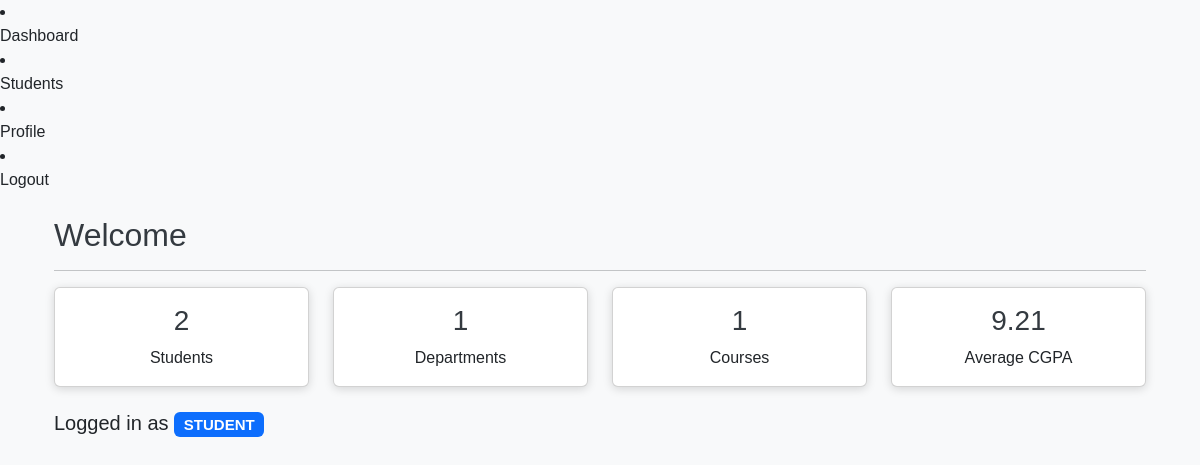
The app's page /students/ (signed in), older data.
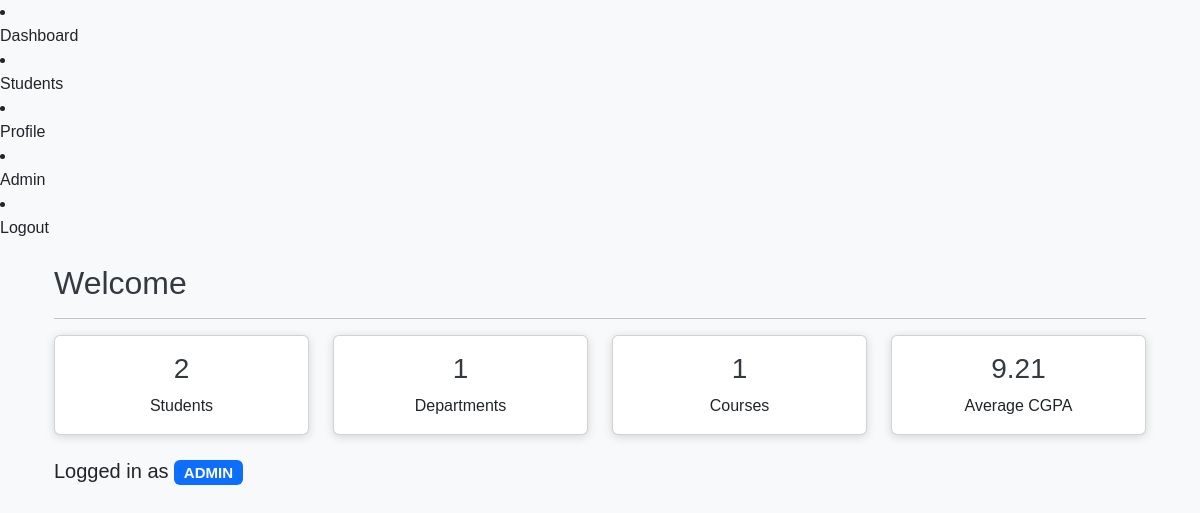
The same page, newer data.
### accounts/models.py (models this page shows, shortened)
class CustomUser(AbstractUser):
    ROLE_CHOICES=(
        ('ADMIN','Admin'),
        ('STUDENT','Student'),
        ('TEACHER','Teacher')
    )
    phone=models.CharField(max_length=20,blank=True)
    profile_picture=models.ImageField(upload_to='profile_pictures',blank=True,null=True)
    role=models.CharField(max_length=20,choices=ROLE_CHOICES,default='STUDENT')

### students/views.py (the view)
# urls.py: path("", HomeView.as_view(), name="home"),
class HomeView(LoginRequiredMixin, TemplateView):
    template_name = "home.html"
    def get_context_data(self, **kwargs):
        context = super().get_context_data(**kwargs)
        context["total_students"] = Student.objects.count()
        context["total_departments"] = Department.objects.count()
        context["total_courses"] = Course.objects.count()
        context["average_cgpa"] = (
            Student.objects.aggregate(Avg("cgpa"))["cgpa__avg"] or 0
        )
        return context

### templates/home.html
{% extends 'base.html' %}
{% block content %}
<div class="container mt-4">
<h2>
Welcome {{ request.user.first_name }}
</h2>
<hr>
<div class="row">
<div class="col-md-3">
<div class="card text-center">
<div class="card-body">
<h3>{{ total_students }}</h3>
Students
</div>
</div>
</div>
<div class="col-md-3">
<div class="card text-center">
<div class="card-body">
<h3>{{ total_departments }}</h3>
Departments
</div>
</div>
</div>
<div class="col-md-3">
<div class="card text-center">
<div class="card-body">
<h3>{{ total_courses }}</h3>
Courses
</div>
</div>
</div>
<div class="col-md-3">
<div class="card text-center">
<div class="card-body">
<h3>{{ average_cgpa|floatformat:2 }}</h3>
Average CGPA
</div>
</div>
</div>
</div>
<br>
<h5>
Logged in as
<span class="badge bg-primary">
{{ request.user.role }}
</span>
</h5>
</div>
{% endblock %}

### templates/base.html (shortened to what this page needs)
<!DOCTYPE html>
<html lang="en">
<head>
{% load static %}
<link href="https://cdn.jsdelivr.net/npm/bootstrap@5.3.3/dist/css/bootstrap.min.css"
      rel="stylesheet">
<link rel="stylesheet"
      href="{% static 'css/style.css' %}">
</head>
<body>
{% if user.is_authenticated %}
<li class="nav-item">
<a class="nav-link" href="{% url 'home' %}">
Dashboard
</a>
</li>
<li class="nav-item">
<a class="nav-link" href="{% url 'student_list' %}">
Students
</a>
</li>
<li class="nav-item">
<a class="nav-link" href="{% url 'profile' %}">
Profile
</a>
</li>
{% if request.user.role == "ADMIN" %}
<li class="nav-item">
<a class="nav-link" href="/admin/">
Admin
</a>
</li>
{% endif %}
<li class="nav-item">
<form method="post" action="{% url 'logout' %}">
<button class="btn btn-link nav-link">
Logout
</button>
</form>
</li>
{% endif %}
<div class="container mt-4">
    {% block content %}
    {% endblock %}
</div>
</body>
</html>

### static/css/style.css (style rules this page uses)
body { background-color: #f8f9fa; font-family: Arial, sans-serif; }
h1,h2,h3 { color: #343a40; }
.card { box-shadow: 0 2px 10px rgba(0,0,0,0.15); }

Row changes from the older to the newer data that the page shows:
changed CustomUser: role "STUDENT" → "ADMIN" (drawn); user.role "STUDENT" → "ADMIN"
Text that changed along with them:
text now shown: "Admin"
